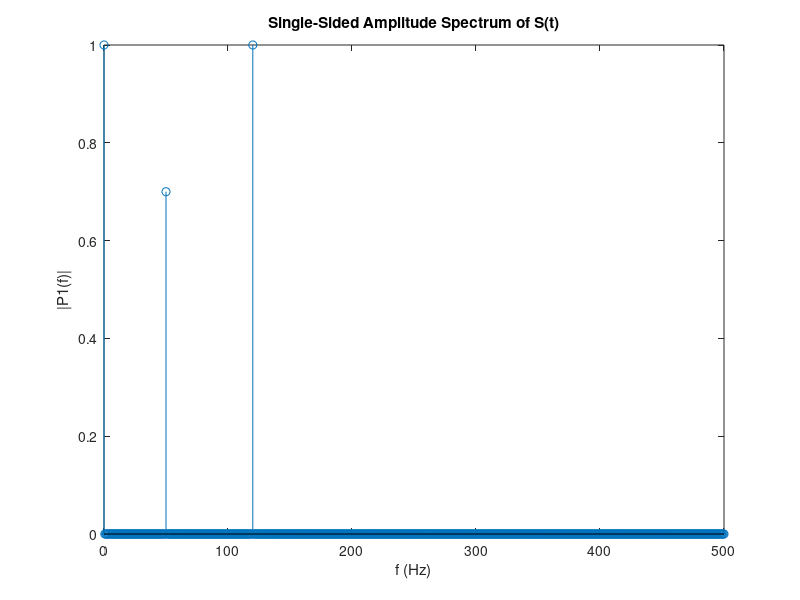

Write MATLAB code to recreate this figure.
clear all 
close all 
clc 

% %% plotting sine waves
% dt1 = 3*pi/30;
% t1 = 0:dt1:3*pi;
% % y1 = sin(t1).^2 .* cos(t1);
% y1 = sin(t1);
% 
% 
% N = 200;
% y2 = interpft(y1,N);
% dt2 = dt1*length(t1)/N;
% t2 = 0:dt2:3*pi;
% y2 = y2(1:length(t2));
% 
% interpfactor = 8;
% y3 = resampleFDZP(y1, interpfactor);
% dt3 = dt1/interpfactor;
% t3 = 0:dt3:3*pi;
% y3 = y3(1:length(t3));
% 
% % 
% % figure();
% % hold on
% % plot(t1,y1,'o', 'DisplayName','Input')
% % plot(t3,y3,'.', 'DisplayName','Output')
% % legend('Location','southeast')
% 
% %% why are we adding zeros in the middle?
% dt = 3*pi/300;
% t = 0:dt:3*pi-dt;
% % y1 = sin(t1).^2 .* cos(t1);
% y= sin(2*pi*t);
% padlen = length(y)*(interpfactor - 1);
% % Compute FFT
% z = fft(y);
% % Construct a new spectrum (row vector) by centering zeros
% zp = [z zeros(1, padlen)];
% figure()
% plot(abs(z), 'LineWidth',3);
% % xlim([0,20]);


%% matlab example

Fs = 1000;            % Sampling frequency                    
T = 1/Fs;             % Sampling period       
L = 1500;             % Length of signal
t = (0:L-1)*T;        % Time vector

S = 1+0.7*sin(2*pi*50*t) + sin(2*pi*120*t);
Y = fft(S);
P2 = abs(Y/L);
P1 = P2(1:L/2+1);
P1(2:end-1) = 2*P1(2:end-1);
f = Fs*(0:(L/2))/L;
stem(f,P1,'o') 
title('Single-Sided Amplitude Spectrum of S(t)')
xlabel('f (Hz)')
ylabel('|P1(f)|')